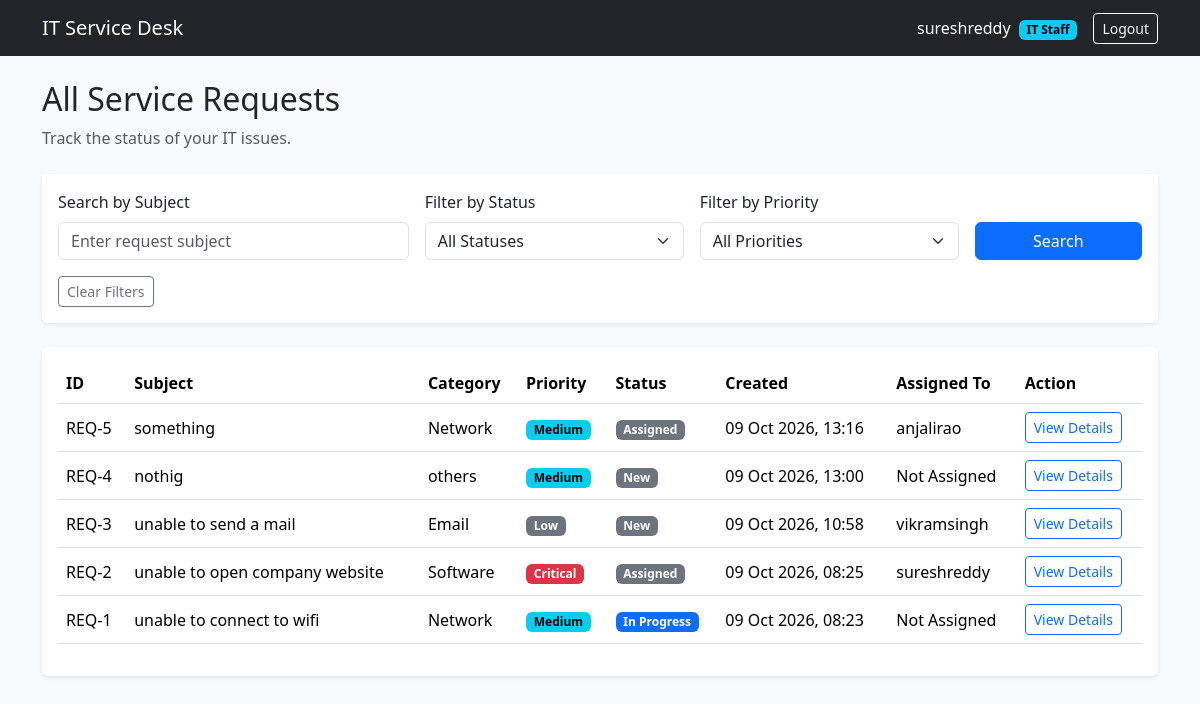
Screenshot of / (signed in) with the database file from the repository.
### services/models.py (models this page shows, shortened)
class ServiceRequest(models.Model):
    PRIORITY_CHOICES = [
        ("Critical", "Critical"),
        ("High", "High"),
        ("Medium", "Medium"),
        ("Low", "Low"),
    ]
    STATUS_CHOICES = [
        ("New", "New"),
        ("Assigned", "Assigned"),
        ("In Progress", "In Progress"),
        ("On Hold", "On Hold"),
        ("Resolved", "Resolved"),
        ("Closed", "Closed"),
    ]
    requester = models.ForeignKey(
        User,
        on_delete=models.PROTECT,
        related_name="created_requests"
    )
    subject = models.CharField(max_length=200)
    description = models.TextField()
    category = models.ForeignKey(
        Category,
        on_delete=models.PROTECT,
        related_name="requests"
    )
    priority = models.CharField(
        max_length=20,
        choices=PRIORITY_CHOICES,
        default="Medium",
        db_index=True
    )
    status = models.CharField(
        max_length=20,
        choices=STATUS_CHOICES,
        default="New",
        db_index=True
    )
    assignee = models.ForeignKey(
        User,
        on_delete=models.PROTECT,
        null=True,
        blank=True,
        related_name="assigned_requests"
    )
    created_at = models.DateTimeField(auto_now_add=True)
    updated_at = models.DateTimeField(auto_now=True)
    resolution_details = models.TextField(blank=True)
    resolved_by = models.ForeignKey(
        User,
        on_delete=models.PROTECT,
        null=True,
        blank=True,
        related_name="resolved_requests"
    )
    resolved_at = models.DateTimeField(null=True, blank=True)
    closed_at = models.DateTimeField(null=True, blank=True)
    class Meta:
        ordering = ["-created_at"]
        indexes = [
            models.Index(fields=["status", "priority"]),
            models.Index(fields=["created_at"]),
        ]

class Category(models.Model):
    name = models.CharField(max_length=100, unique=True)
    description = models.TextField(blank=True)

### services/views.py (the view)
# urls.py: path("", views.request_list, name="request_list"),
@login_required(login_url="login")
def request_list(request):
    requests = ServiceRequest.objects.all().select_related(
        "category", "requester", "assignee"
    ).order_by("-created_at")
    if not can_view_all_requests(request.user):
        requests = requests.filter(requester=request.user)
    search_query = request.GET.get("search", "").strip()
    status_filter = request.GET.get("status", "")
    priority_filter = request.GET.get("priority", "")
    if search_query:
        requests = requests.filter(subject__icontains=search_query)
    if status_filter:
        requests = requests.filter(status=status_filter)
    if priority_filter:
        requests = requests.filter(priority=priority_filter)
    return render(request, "services/request_list.html", {
        "requests": requests,
        "search_query": search_query,
        "status_filter": status_filter,
        "priority_filter": priority_filter,
    })

### services/context_processors.py (called while the page is built)
def roles(request):
    user = request.user
    return {
        "is_it_staff": is_it_staff(user),
        "can_create_request": can_create_request(user),
        "can_assign_technician": can_assign_technician(user),
        "can_update_status": can_update_status(user),
    }

### services/permissions.py (called while the page is built)
def is_it_staff(user):
    return (
        user.is_authenticated
        and not user.is_superuser
        and (
            user.username == "pavan"
            or user.groups.filter(name="Technician").exists()
        )
    )

def can_create_request(user):
    return user.is_authenticated and not is_it_staff(user)

def can_assign_technician(user):
    return is_it_staff(user)

def can_update_status(user):
    return is_it_staff(user)

def can_view_all_requests(user):
    return user.is_authenticated and (user.is_superuser or is_it_staff(user))

### services/templates/services/request_list.html (shortened to what this page needs)
{% extends "services/base.html" %}
{% block content %}
<div class="d-flex justify-content-between align-items-center mb-4">
    <div>
        <h2>{% if is_it_staff or user.is_superuser %}All Service Requests{% else %}My Service Requests{% endif %}</h2>
        <p class="text-muted mb-0">
            Track the status of your IT issues.
        </p>
    </div>
</div>
<div class="card border-0 shadow-sm mb-4">
    <div class="card-body">
        <form method="GET">
            <div class="row g-3">
                <div class="col-md-4">
                    <label for="search" class="form-label">
                        Search by Subject
                    </label>
                    <input type="text" id="search" name="search" class="form-control"
                        placeholder="Enter request subject" value="{{ search_query }}">
                </div>
                <div class="col-md-3">
                    <label for="status" class="form-label">
                        Filter by Status
                    </label>
                    <select id="status" name="status" class="form-select">
                        <option value="">All Statuses</option>
                    </select>
                </div>
                <div class="col-md-3">
                    <label for="priority" class="form-label">
                        Filter by Priority
                    </label>
                    <select id="priority" name="priority" class="form-select">
                        <option value="">All Priorities</option>
                    </select>
                </div>
                <div class="col-md-2 d-flex align-items-end">
                    <button type="submit" class="btn btn-primary w-100">
                        Search
                    </button>
                </div>
            </div>
            <div class="mt-3">
                <a href="{% url 'request_list' %}" class="btn btn-outline-secondary btn-sm">
                    Clear Filters
                </a>
            </div>
        </form>
    </div>
</div>
<div class="card border-0 shadow-sm">
    <div class="card-body">
        {% if requests %}
        <div class="table-responsive">
            <table class="table table-hover align-middle">
                <thead>
                    <tr>
                        <th>ID</th>
                        <th>Subject</th>
                        <th>Category</th>
                        <th>Priority</th>
                        <th>Status</th>
                        <th>Created</th>
                        <th>Assigned To</th>
                        <th>Action</th>
                    </tr>
                </thead>
                <tbody>
                    {% for item in requests %}
                    <tr>
                        <td>REQ-{{ item.id }}</td>
                        <td>{{ item.subject }}</td>
                        <td>{{ item.category.name }}</td>
                        <td>
                            {% if item.priority == "Critical" %}
                            <span class="badge text-bg-danger">
                                {{ item.priority }}
                            </span>
                            {% elif item.priority == "High" %}
                            <span class="badge text-bg-warning">
                                {{ item.priority }}
                            </span>
                            {% elif item.priority == "Medium" %}
                            <span class="badge text-bg-info">
                                {{ item.priority }}
                            </span>
                            {% else %}
                            <span class="badge text-bg-secondary">
                                {{ item.priority }}
                            </span>
                            {% endif %}
                        </td>
                        <td>
                            {% if item.status == "Resolved" %}
                            <span class="badge text-bg-success">
                                {{ item.status }}
                            </span>
                            {% elif item.status == "In Progress" %}
                            <span class="badge text-bg-primary">
                                {{ item.status }}
                            </span>
                            {% elif item.status == "On Hold" %}
                            <span class="badge text-bg-warning">
                                {{ item.status }}
                            </span>
                            {% else %}
                            <span class="badge text-bg-secondary">
                                {{ item.status }}
                            </span>
                            {% endif %}
                        </td>
                        <td>
                            {{ item.created_at|date:"d M Y, H:i" }}
                        </td>
                        <td>
                            {{ item.assignee.username|default:"Not Assigned" }}
                        </td>
                        <td>
                            <a href="{% url 'request_detail' item.id %}" class="btn btn-sm btn-outline-primary">
                                View Details
                            </a>
                        </td>
                    </tr>
                    {% endfor %}
                </tbody>
            </table>
        </div>
        {% endif %}
    </div>
</div>
{% endblock %}

### services/templates/services/base.html (shortened to what this page needs)
<!DOCTYPE html>
<html lang="en">
<head>
    <link
        href="https://cdn.jsdelivr.net/npm/bootstrap@5.3.3/dist/css/bootstrap.min.css"
        rel="stylesheet"
    >
</head>
<body class="bg-light">
<nav class="navbar navbar-dark bg-dark">
    <div class="container">
        <a class="navbar-brand" href="{% url 'request_list' %}">
            IT Service Desk
        </a>
        {% if user.is_authenticated %}
            <div class="d-flex align-items-center gap-3">
                <span class="text-white">
                    {{ user.username }}
                    <span class="badge text-bg-info ms-1">
                        {% if is_it_staff %}IT Staff{% else %}Employee{% endif %}
                    </span>
                </span>
                <form method="post" action="{% url 'logout' %}">
                    <button class="btn btn-outline-light btn-sm"
                            type="submit">
                        Logout
                    </button>
                </form>
            </div>
        {% endif %}
    </div>
</nav>
<main class="container py-4">
    {% block content %}{% endblock %}
</main>
</body>
</html>

### rows the page displays
ServiceRequest: id "5", subject "something", category.name "Network", priority "Medium", status "Assigned", created_at "09 Oct 2026, 13:16", assignee.username "anjalirao"
ServiceRequest: id "4", subject "nothig", category.name "others", priority "Medium", status "New", created_at "09 Oct 2026, 13:00", assignee.username "Not Assigned"
ServiceRequest: id "3", subject "unable to send a mail", category.name "Email", priority "Low", status "New", created_at "09 Oct 2026, 10:58", assignee.username "vikramsingh"
ServiceRequest: id "2", subject "unable to open company website", category.name "Software", priority "Critical", status "Assigned", created_at "09 Oct 2026, 08:25", assignee.username "sureshreddy"
ServiceRequest: id "1", subject "unable to connect to wifi", category.name "Network", priority "Medium", status "In Progress", created_at "09 Oct 2026, 08:23", assignee.username "Not Assigned"

### other values shown
{{ user.username }} "sureshreddy"
